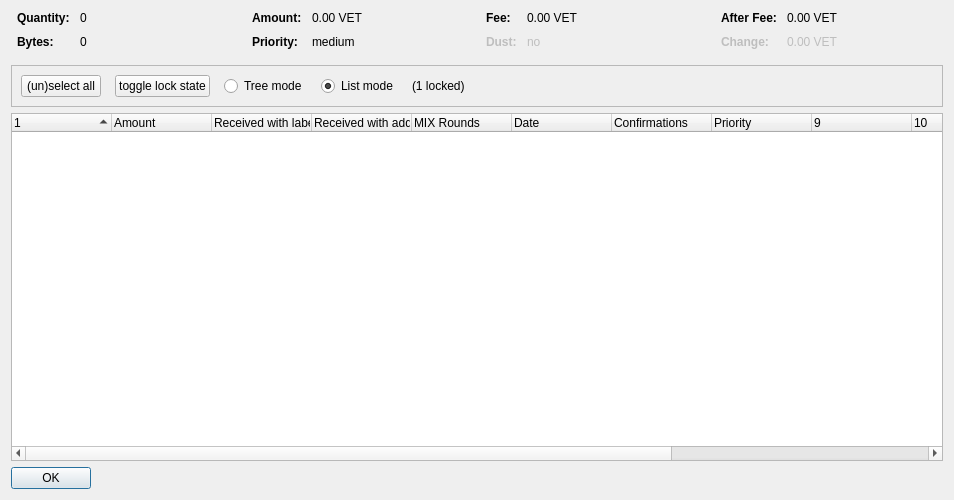
<?xml version="1.0" encoding="UTF-8"?>
<ui version="4.0">
 <class>CoinControlDialog</class>
 <widget class="QDialog" name="CoinControlDialog">
  <property name="geometry">
   <rect>
    <x>0</x>
    <y>0</y>
    <width>954</width>
    <height>500</height>
   </rect>
  </property>
  <property name="windowTitle">
   <string>Coin Selection</string>
  </property>
  <layout class="QVBoxLayout" name="verticalLayout">
   <item>
    <layout class="QHBoxLayout" name="horizontalLayoutTop" stretch="0,0,0,0">
     <property name="topMargin">
      <number>0</number>
     </property>
     <property name="bottomMargin">
      <number>10</number>
     </property>
     <item>
      <layout class="QFormLayout" name="formLayoutCoinControl1">
       <property name="horizontalSpacing">
        <number>10</number>
       </property>
       <property name="verticalSpacing">
        <number>10</number>
       </property>
       <property name="leftMargin">
        <number>6</number>
       </property>
       <property name="rightMargin">
        <number>6</number>
       </property>
       <item row="0" column="0">
        <widget class="QLabel" name="labelCoinControlQuantityText">
         <property name="font">
          <font>
           <weight>75</weight>
           <bold>true</bold>
          </font>
         </property>
         <property name="text">
          <string>Quantity:</string>
         </property>
        </widget>
       </item>
       <item row="0" column="1">
        <widget class="QLabel" name="labelCoinControlQuantity">
         <property name="cursor">
          <cursorShape>IBeamCursor</cursorShape>
         </property>
         <property name="contextMenuPolicy">
          <enum>Qt::ActionsContextMenu</enum>
         </property>
         <property name="text">
          <string notr="true">0</string>
         </property>
         <property name="textInteractionFlags">
          <set>Qt::LinksAccessibleByMouse|Qt::TextSelectableByKeyboard|Qt::TextSelectableByMouse</set>
         </property>
        </widget>
       </item>
       <item row="1" column="0">
        <widget class="QLabel" name="labelCoinControlBytesText">
         <property name="font">
          <font>
           <weight>75</weight>
           <bold>true</bold>
          </font>
         </property>
         <property name="text">
          <string>Bytes:</string>
         </property>
        </widget>
       </item>
       <item row="1" column="1">
        <widget class="QLabel" name="labelCoinControlBytes">
         <property name="cursor">
          <cursorShape>IBeamCursor</cursorShape>
         </property>
         <property name="contextMenuPolicy">
          <enum>Qt::ActionsContextMenu</enum>
         </property>
         <property name="text">
          <string notr="true">0</string>
         </property>
         <property name="textInteractionFlags">
          <set>Qt::LinksAccessibleByMouse|Qt::TextSelectableByKeyboard|Qt::TextSelectableByMouse</set>
         </property>
        </widget>
       </item>
      </layout>
     </item>
     <item>
      <layout class="QFormLayout" name="formLayoutCoinControl2">
       <property name="horizontalSpacing">
        <number>10</number>
       </property>
       <property name="verticalSpacing">
        <number>10</number>
       </property>
       <property name="leftMargin">
        <number>6</number>
       </property>
       <property name="rightMargin">
        <number>6</number>
       </property>
       <item row="0" column="0">
        <widget class="QLabel" name="labelCoinControlAmountText">
         <property name="font">
          <font>
           <weight>75</weight>
           <bold>true</bold>
          </font>
         </property>
         <property name="text">
          <string>Amount:</string>
         </property>
        </widget>
       </item>
       <item row="0" column="1">
        <widget class="QLabel" name="labelCoinControlAmount">
         <property name="cursor">
          <cursorShape>IBeamCursor</cursorShape>
         </property>
         <property name="contextMenuPolicy">
          <enum>Qt::ActionsContextMenu</enum>
         </property>
         <property name="text">
          <string notr="true">0.00 VET</string>
         </property>
         <property name="textInteractionFlags">
          <set>Qt::LinksAccessibleByMouse|Qt::TextSelectableByKeyboard|Qt::TextSelectableByMouse</set>
         </property>
        </widget>
       </item>
       <item row="1" column="0">
        <widget class="QLabel" name="labelCoinControlPriorityText">
         <property name="font">
          <font>
           <weight>75</weight>
           <bold>true</bold>
          </font>
         </property>
         <property name="text">
          <string>Priority:</string>
         </property>
        </widget>
       </item>
       <item row="1" column="1">
        <widget class="QLabel" name="labelCoinControlPriority">
         <property name="cursor">
          <cursorShape>IBeamCursor</cursorShape>
         </property>
         <property name="contextMenuPolicy">
          <enum>Qt::ActionsContextMenu</enum>
         </property>
         <property name="text">
          <string>medium</string>
         </property>
         <property name="textInteractionFlags">
          <set>Qt::LinksAccessibleByMouse|Qt::TextSelectableByKeyboard|Qt::TextSelectableByMouse</set>
         </property>
        </widget>
       </item>
      </layout>
     </item>
     <item>
      <layout class="QFormLayout" name="formLayoutCoinControl3">
       <property name="horizontalSpacing">
        <number>10</number>
       </property>
       <property name="verticalSpacing">
        <number>10</number>
       </property>
       <property name="leftMargin">
        <number>6</number>
       </property>
       <property name="rightMargin">
        <number>6</number>
       </property>
       <item row="0" column="0">
        <widget class="QLabel" name="labelCoinControlFeeText">
         <property name="font">
          <font>
           <weight>75</weight>
           <bold>true</bold>
          </font>
         </property>
         <property name="text">
          <string>Fee:</string>
         </property>
        </widget>
       </item>
       <item row="0" column="1">
        <widget class="QLabel" name="labelCoinControlFee">
         <property name="cursor">
          <cursorShape>IBeamCursor</cursorShape>
         </property>
         <property name="contextMenuPolicy">
          <enum>Qt::ActionsContextMenu</enum>
         </property>
         <property name="text">
          <string notr="true">0.00 VET</string>
         </property>
         <property name="textInteractionFlags">
          <set>Qt::LinksAccessibleByMouse|Qt::TextSelectableByKeyboard|Qt::TextSelectableByMouse</set>
         </property>
        </widget>
       </item>
       <item row="1" column="0">
        <widget class="QLabel" name="labelCoinControlLowOutputText">
         <property name="enabled">
          <bool>false</bool>
         </property>
         <property name="font">
          <font>
           <weight>75</weight>
           <bold>true</bold>
          </font>
         </property>
         <property name="text">
          <string>Dust:</string>
         </property>
        </widget>
       </item>
       <item row="1" column="1">
        <widget class="QLabel" name="labelCoinControlLowOutput">
         <property name="enabled">
          <bool>false</bool>
         </property>
         <property name="cursor">
          <cursorShape>IBeamCursor</cursorShape>
         </property>
         <property name="contextMenuPolicy">
          <enum>Qt::ActionsContextMenu</enum>
         </property>
         <property name="text">
          <string>no</string>
         </property>
         <property name="textInteractionFlags">
          <set>Qt::LinksAccessibleByMouse|Qt::TextSelectableByKeyboard|Qt::TextSelectableByMouse</set>
         </property>
        </widget>
       </item>
      </layout>
     </item>
     <item>
      <layout class="QFormLayout" name="formLayoutCoinControl4">
       <property name="horizontalSpacing">
        <number>10</number>
       </property>
       <property name="verticalSpacing">
        <number>10</number>
       </property>
       <property name="leftMargin">
        <number>6</number>
       </property>
       <property name="rightMargin">
        <number>6</number>
       </property>
       <item row="0" column="0">
        <widget class="QLabel" name="labelCoinControlAfterFeeText">
         <property name="font">
          <font>
           <weight>75</weight>
           <bold>true</bold>
          </font>
         </property>
         <property name="text">
          <string>After Fee:</string>
         </property>
        </widget>
       </item>
       <item row="0" column="1">
        <widget class="QLabel" name="labelCoinControlAfterFee">
         <property name="cursor">
          <cursorShape>IBeamCursor</cursorShape>
         </property>
         <property name="contextMenuPolicy">
          <enum>Qt::ActionsContextMenu</enum>
         </property>
         <property name="text">
          <string notr="true">0.00 VET</string>
         </property>
         <property name="textInteractionFlags">
          <set>Qt::LinksAccessibleByMouse|Qt::TextSelectableByKeyboard|Qt::TextSelectableByMouse</set>
         </property>
        </widget>
       </item>
       <item row="1" column="0">
        <widget class="QLabel" name="labelCoinControlChangeText">
         <property name="enabled">
          <bool>false</bool>
         </property>
         <property name="font">
          <font>
           <weight>75</weight>
           <bold>true</bold>
          </font>
         </property>
         <property name="text">
          <string>Change:</string>
         </property>
        </widget>
       </item>
       <item row="1" column="1">
        <widget class="QLabel" name="labelCoinControlChange">
         <property name="enabled">
          <bool>false</bool>
         </property>
         <property name="cursor">
          <cursorShape>IBeamCursor</cursorShape>
         </property>
         <property name="contextMenuPolicy">
          <enum>Qt::ActionsContextMenu</enum>
         </property>
         <property name="text">
          <string notr="true">0.00 VET</string>
         </property>
         <property name="textInteractionFlags">
          <set>Qt::LinksAccessibleByMouse|Qt::TextSelectableByKeyboard|Qt::TextSelectableByMouse</set>
         </property>
        </widget>
       </item>
      </layout>
     </item>
    </layout>
   </item>
   <item>
    <widget class="QFrame" name="frame">
     <property name="minimumSize">
      <size>
       <width>0</width>
       <height>40</height>
      </size>
     </property>
     <property name="frameShape">
      <enum>QFrame::StyledPanel</enum>
     </property>
     <property name="frameShadow">
      <enum>QFrame::Sunken</enum>
     </property>
     <layout class="QHBoxLayout" name="horizontalLayout">
      <item>
       <layout class="QHBoxLayout" name="horizontalLayoutPanel" stretch="0,0,0,0,0,0">
        <property name="spacing">
         <number>14</number>
        </property>
        <item>
         <widget class="QPushButton" name="pushButtonSelectAll">
          <property name="sizePolicy">
           <sizepolicy hsizetype="Maximum" vsizetype="Fixed">
            <horstretch>0</horstretch>
            <verstretch>0</verstretch>
           </sizepolicy>
          </property>
          <property name="text">
           <string>(un)select all</string>
          </property>
          <property name="autoDefault">
           <bool>false</bool>
          </property>
         </widget>
        </item>
        <item>
         <widget class="QPushButton" name="pushButtonToggleLock">
          <property name="sizePolicy">
           <sizepolicy hsizetype="Maximum" vsizetype="Fixed">
            <horstretch>0</horstretch>
            <verstretch>0</verstretch>
           </sizepolicy>
          </property>
          <property name="text">
           <string>toggle lock state</string>
          </property>
          <property name="autoDefault">
           <bool>false</bool>
          </property>
         </widget>
        </item>
        <item>
         <widget class="QRadioButton" name="radioTreeMode">
          <property name="sizePolicy">
           <sizepolicy hsizetype="Maximum" vsizetype="Fixed">
            <horstretch>0</horstretch>
            <verstretch>0</verstretch>
           </sizepolicy>
          </property>
          <property name="text">
           <string>Tree mode</string>
          </property>
         </widget>
        </item>
        <item>
         <widget class="QRadioButton" name="radioListMode">
          <property name="sizePolicy">
           <sizepolicy hsizetype="Maximum" vsizetype="Fixed">
            <horstretch>0</horstretch>
            <verstretch>0</verstretch>
           </sizepolicy>
          </property>
          <property name="text">
           <string>List mode</string>
          </property>
          <property name="checked">
           <bool>true</bool>
          </property>
         </widget>
        </item>
        <item>
         <widget class="QLabel" name="labelLocked">
          <property name="text">
           <string>(1 locked)</string>
          </property>
         </widget>
        </item>
        <item>
         <spacer name="horizontalSpacer">
          <property name="orientation">
           <enum>Qt::Horizontal</enum>
          </property>
          <property name="sizeHint" stdset="0">
           <size>
            <width>40</width>
            <height>20</height>
           </size>
          </property>
         </spacer>
        </item>
       </layout>
      </item>
     </layout>
    </widget>
   </item>
   <item>
    <widget class="CoinControlTreeWidget" name="treeWidget">
     <property name="contextMenuPolicy">
      <enum>Qt::CustomContextMenu</enum>
     </property>
     <property name="sortingEnabled">
      <bool>false</bool>
     </property>
     <property name="columnCount">
      <number>13</number>
     </property>
     <attribute name="headerShowSortIndicator" stdset="0">
      <bool>true</bool>
     </attribute>
     <attribute name="headerStretchLastSection">
      <bool>false</bool>
     </attribute>
     <column>
      <property name="text">
       <string/>
      </property>
     </column>
     <column>
      <property name="text">
       <string>Amount</string>
      </property>
     </column>
     <column>
      <property name="text">
       <string>Received with label</string>
      </property>
     </column>
     <column>
      <property name="text">
       <string>Received with address</string>
      </property>
     </column>
     <column>
      <property name="text">
       <string>MIX Rounds</string>
      </property>
     </column>
     <column>
      <property name="text">
       <string>Date</string>
      </property>
     </column>
     <column>
      <property name="text">
       <string>Confirmations</string>
      </property>
      <property name="toolTip">
       <string>Confirmed</string>
      </property>
     </column>
     <column>
      <property name="text">
       <string>Priority</string>
      </property>
     </column>
     <column>
      <property name="text">
       <string/>
      </property>
     </column>
     <column>
      <property name="text">
       <string/>
      </property>
     </column>
     <column>
      <property name="text">
       <string/>
      </property>
     </column>
     <column>
      <property name="text">
       <string/>
      </property>
     </column>
     <column>
      <property name="text">
       <string/>
      </property>
     </column>
    </widget>
   </item>
   <item>
    <widget class="QDialogButtonBox" name="buttonBox">
     <property name="sizePolicy">
      <sizepolicy hsizetype="Maximum" vsizetype="Fixed">
       <horstretch>0</horstretch>
       <verstretch>0</verstretch>
      </sizepolicy>
     </property>
     <property name="orientation">
      <enum>Qt::Horizontal</enum>
     </property>
     <property name="standardButtons">
      <set>QDialogButtonBox::Ok</set>
     </property>
    </widget>
   </item>
  </layout>
 </widget>
 <customwidgets>
  <customwidget>
   <class>CoinControlTreeWidget</class>
   <extends>QTreeWidget</extends>
   <header>coincontroltreewidget.h</header>
  </customwidget>
 </customwidgets>
 <resources/>
 <connections/>
</ui>
